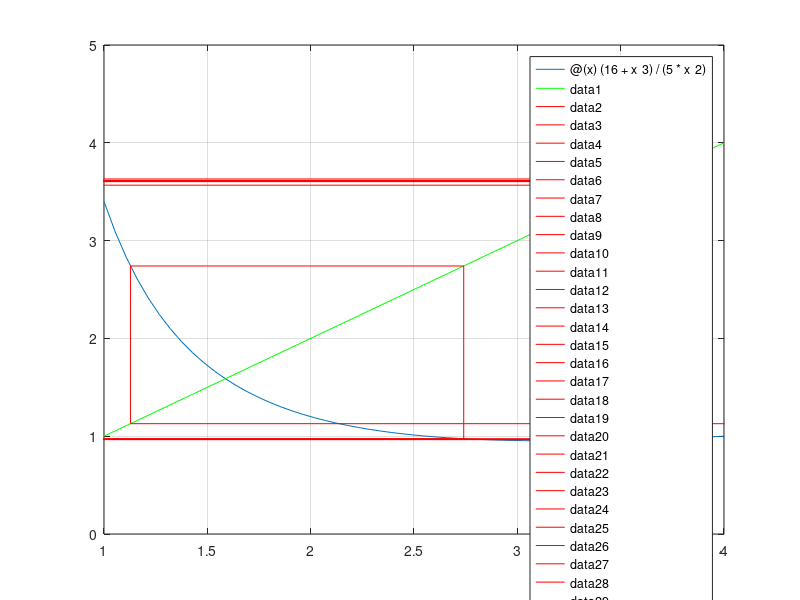

The MATLAB source for this figure:
clear;
clc;
f = @(x) (16+x^3)/(5*x^2);
k = @(x) x;

L = 1;
R = 4;
start = 5;
ori = start;
n = 0;

tol = 1e-3;


figure(1);
fplot(f,[L,R]);
hold on;
fplot(k,[L,R],'g');

grid on;


fprintf("use iterative method to find root from %d\n",start);

while abs(start - f(start)) > tol && n<30 && start ~=inf 
    n=n+1;
    plot([start,start],[start,f(start)],'r-');
    new = f(start);
    plot([start,new],[f(start),f(start)],'r-');
    start = new;
    fprintf('%d iteration: start =  %.6f\n',n,start)
end

if(abs(start-f(start))<abs(ori-f(ori)))
    fprintf('find root: at around %.6f',start);
else
    fprintf('diverage from %.6f',ori);
end
